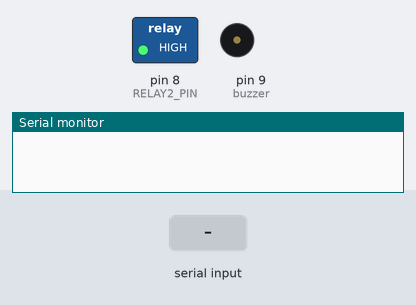
The sketch below on a simulated Arduino Uno, built with avr-gcc and run on an emulated ATmega328P. Shown: switched loads named in the sketch (green lamp = pin HIGH), buzzer (waves = sounding), the last lines printed to the serial monitor. The test bench sets the inputs (shaded band).

Above: at 1.2 s.
1.3 s: "b" received over Serial
At 2.1 s:
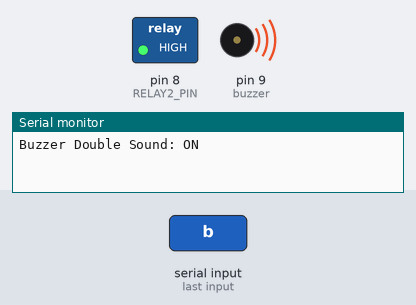
4.3 s: "t" received over Serial
At 4.6 s:
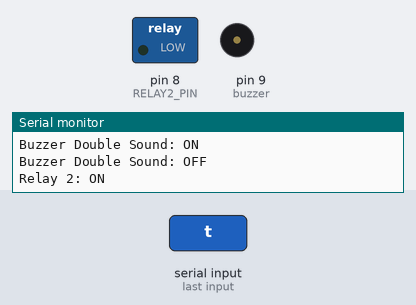
Timing chart, 0 to 7.3 s (numbered marks = the images above; inputs shaded):
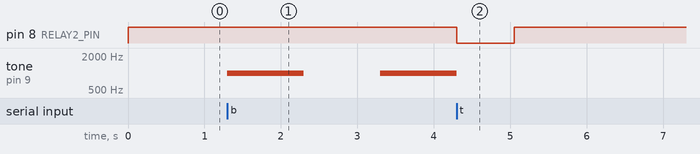

The sketch:

taser1.ino
```cpp
// Parth's serial-pulsed relay 2

const int RELAY2_PIN = 8;
const int buzzer = 9;
const unsigned long PULSE_TIME = 1500/2;  // 1.5 seconds in ms (/2)

void setup() {
  Serial.begin(9600);
  pinMode(RELAY2_PIN, OUTPUT);
  digitalWrite(RELAY2_PIN, HIGH);  // start OFF (change to HIGH if active‑low)

  pinMode(buzzer, OUTPUT);
}

void loop() {
  // If any data is available on Serial, trigger a pulse
  if (Serial.available() > 0) {        // check if something arrived[web:16]

    char c = Serial.read();

    if (c=='t'){
      // Turn relay ON
      digitalWrite(RELAY2_PIN, LOW);    // for active‑high relay[web:21]
      Serial.println("Relay 2: ON");
      delay(PULSE_TIME);                 // keep it ON for 1.5 seconds[web:30]

      // Turn relay OFF
      digitalWrite(RELAY2_PIN, HIGH);
      Serial.println("Relay 2: OFF");
    }

    if (c=='b'){
      Serial.println("Buzzer Double Sound: ON");
      tone(buzzer, 1000); // Send 1KHz sound signal...
      delay(1000);        // ...for 1 sec
      noTone(buzzer);     // Stop sound...
      delay(1000);        // ...for 1sec
      tone(buzzer, 1000); // Send 1KHz sound signal...
      delay(1000);        // ...for 1 sec
      noTone(buzzer);     // Stop sound...
      Serial.println("Buzzer Double Sound: OFF");
    }


  }
}
```

Measured:
- after the input at 1.3 s, tone on pin 9 (buzzer): silent → 1000 Hz at once, → silent 1.0 s later, → 1000 Hz 1.0 s later
- after the input at 4.3 s, pin 8 (RELAY2_PIN): HIGH → LOW at once, → HIGH 0.75 s later
